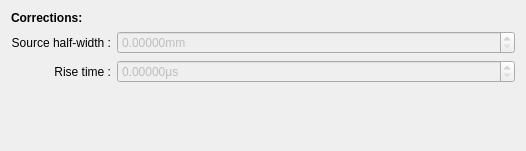
              <widget class="QWidget" name="scrollAreaWidgetContents_5">
               <property name="geometry">
                <rect>
                 <x>0</x>
                 <y>0</y>
                 <width>526</width>
                 <height>151</height>
                </rect>
               </property>
               <layout class="QVBoxLayout" name="verticalLayout_5">
                <item>
                 <widget class="QLabel" name="label_23">
                  <property name="font">
                   <font>
                    <bold>true</bold>
                   </font>
                  </property>
                  <property name="text">
                   <string>Corrections:</string>
                  </property>
                 </widget>
                </item>
                <item>
                 <layout class="QFormLayout" name="formLayout_8">
                  <property name="labelAlignment">
                   <set>Qt::AlignRight|Qt::AlignTrailing|Qt::AlignVCenter</set>
                  </property>
                  <item row="0" column="0">
                   <widget class="QLabel" name="label_24">
                    <property name="text">
                     <string>Source half-width :</string>
                    </property>
                    <property name="alignment">
                     <set>Qt::AlignRight|Qt::AlignTrailing|Qt::AlignVCenter</set>
                    </property>
                   </widget>
                  </item>
                  <item row="0" column="1">
                   <widget class="QDoubleSpinBox" name="doubleSpinBox_source_half_width_mm">
                    <property name="enabled">
                     <bool>false</bool>
                    </property>
                    <property name="suffix">
                     <string>mm</string>
                    </property>
                    <property name="decimals">
                     <number>5</number>
                    </property>
                    <property name="singleStep">
                     <double>0.001000000000000</double>
                    </property>
                   </widget>
                  </item>
                  <item row="1" column="0">
                   <widget class="QLabel" name="label_25">
                    <property name="text">
                     <string>Rise time :</string>
                    </property>
                    <property name="alignment">
                     <set>Qt::AlignRight|Qt::AlignTrailing|Qt::AlignVCenter</set>
                    </property>
                   </widget>
                  </item>
                  <item row="1" column="1">
                   <widget class="QDoubleSpinBox" name="doubleSpinBox_rise_time_us">
                    <property name="enabled">
                     <bool>false</bool>
                    </property>
                    <property name="suffix">
                     <string>μs</string>
                    </property>
                    <property name="decimals">
                     <number>5</number>
                    </property>
                    <property name="singleStep">
                     <double>0.001000000000000</double>
                    </property>
                   </widget>
                  </item>
                 </layout>
                </item>
                <item>
                 <spacer name="verticalSpacer_5">
                  <property name="orientation">
                   <enum>Qt::Vertical</enum>
                  </property>
                  <property name="sizeHint" stdset="0">
                   <size>
                    <width>20</width>
                    <height>40</height>
                   </size>
                  </property>
                 </spacer>
                </item>
               </layout>
              </widget>
